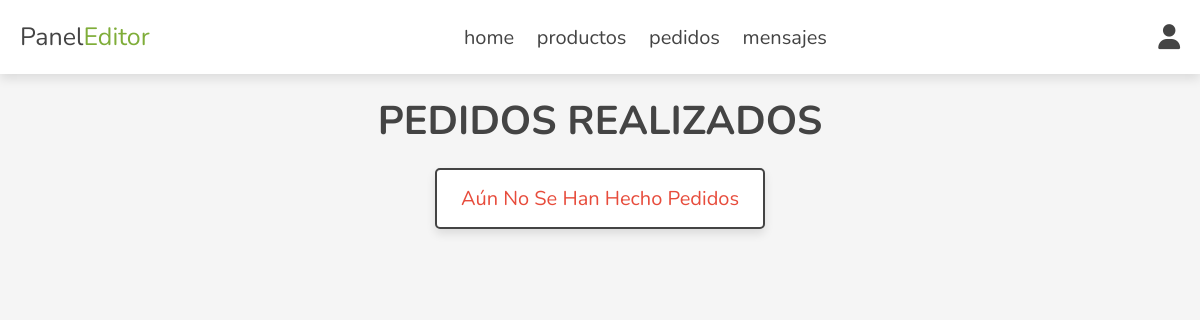
Page /empleado/pedidos_realizados.php (signed in) on the earlier database version.
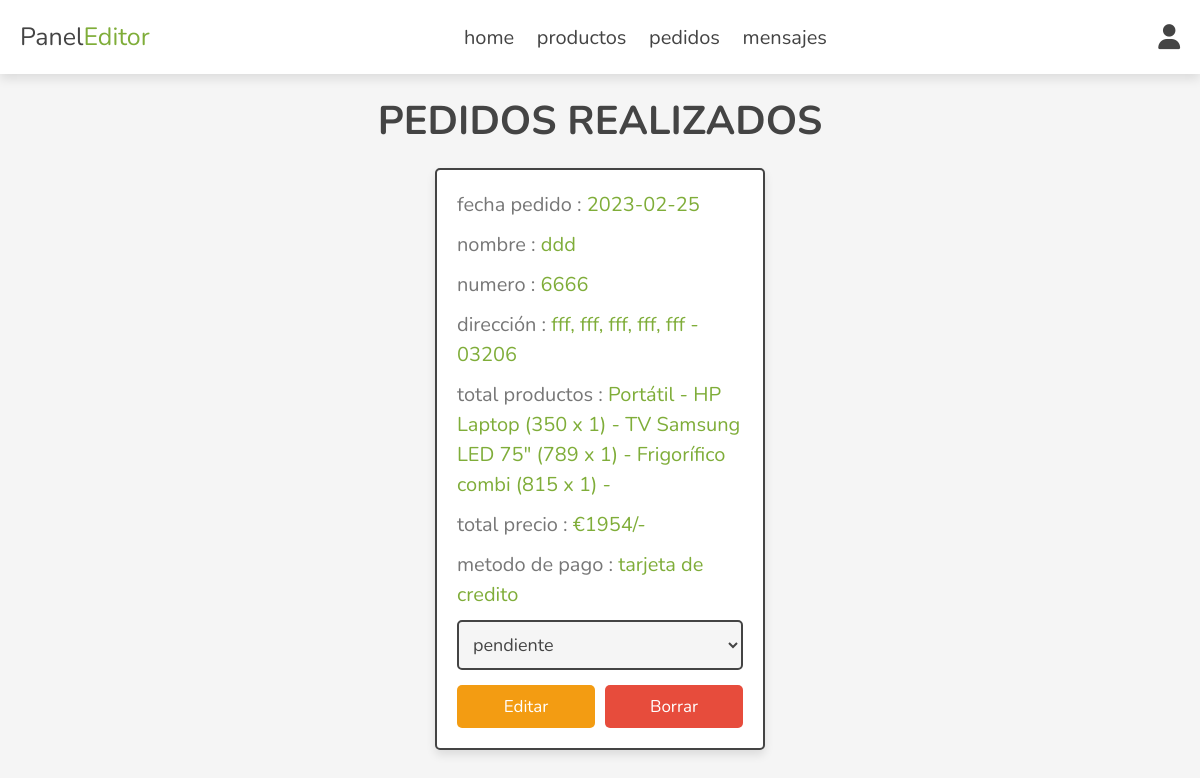
Same page on the later database version.
### tables this page shows
CREATE TABLE `pedidos` (
  `id` int(11) NOT NULL,
  `nombre` varchar(50) NOT NULL,
  `direccion` varchar(50) NOT NULL,
  `email` varchar(50) NOT NULL,
  `metodo_pago` varchar(20) NOT NULL,
  `numero` varchar(20) NOT NULL,
  `estatus_pago` varchar(20) NOT NULL DEFAULT 'pendiente',
  `fecha_pedido` date NOT NULL DEFAULT current_timestamp(),
  `precio_total` int(100) NOT NULL,
  `total_articulos` varchar(100) NOT NULL,
  `id_usuario` int(100) NOT NULL,
  `historial` tinyint(1) NOT NULL DEFAULT 0
);

### empleado/pedidos_realizados.php (the view, shortened to what this page needs)
<?php
include '../config/conectar_bd.php';
?>
<!DOCTYPE html>
<html lang="es">
<head>
   <link rel="stylesheet" href="https://cdnjs.cloudflare.com/ajax/libs/font-awesome/6.1.1/css/all.min.css">
   <link rel="stylesheet" href="../css/admin_style.css">
</head>
<body>
<?php include '../views/empleado/emple_header.php'; ?>
<section class="orders">
<h1 class="heading">pedidos realizados</h1>
<div class="box-container">
   <?php
      $selecc_pedidos = $conex->prepare("SELECT * FROM pedidos WHERE historial = 0 AND estatus_pago = 'pendiente'");
      $selecc_pedidos->execute();
      if($selecc_pedidos->rowCount() > 0){
         while($fetch_pedidos = $selecc_pedidos->fetch(PDO::FETCH_ASSOC)){
   ?>
   <div class="box">
      <p> fecha pedido : <span><?= $fetch_pedidos['fecha_pedido']; ?></span> </p>
      <p> nombre : <span><?= $fetch_pedidos['nombre']; ?></span> </p>
      <p> numero : <span><?= $fetch_pedidos['numero']; ?></span> </p>
      <p> dirección : <span><?= $fetch_pedidos['direccion']; ?></span> </p>
      <p> total productos : <span><?= $fetch_pedidos['total_articulos']; ?></span> </p>
      <p> total precio : <span>€<?= $fetch_pedidos['precio_total']; ?>/-</span> </p>
      <p> metodo de pago  : <span><?= $fetch_pedidos['metodo_pago']; ?></span> </p>
      <form action="" method="post">
         <select name="estatus_pago" class="select">
            <option selected disabled><?= $fetch_pedidos['estatus_pago']; ?></option>
         </select>
        <div class="flex-btn">
         <input type="submit" value="editar" class="option-btn" name="actualizar_pago">
         <a href="pedidos_realizados.php?baja=<?= $fetch_pedidos['id']; ?>" class="delete-btn" onclick="return confirm('¿Quiere borrar este pedido?');">borrar</a>
        </div>
      </form>
   </div>
   <?php
         }
      }else{
         echo '<p class="empty">aún no se han hecho pedidos</p>';
      }
   ?>
</div>
</section>
</body>
</html>

Differences in the rows shown:
added pedidos: fecha_pedido "2023-02-25", nombre "ddd", numero "6666", direccion "fff, fff, fff, fff, fff - 03206", total_articulos "Portátil - HP Laptop (350 x 1) - TV Samsung LED 75\" (789 x 1) - Frigorífico combi (815 x 1) -", precio_total "1954", metodo_pago "tarjeta de credito", estatus_pago "pendiente"
Other differences:
text no longer shown: "Aún No Se Han Hecho Pedidos"
